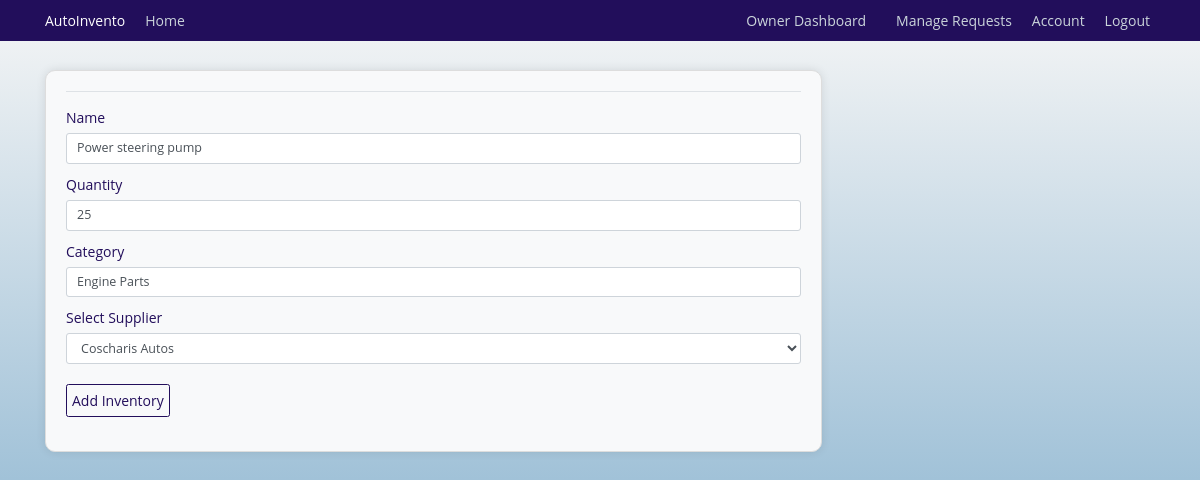
Page /inventory/3/update (signed in) on the earlier database version.
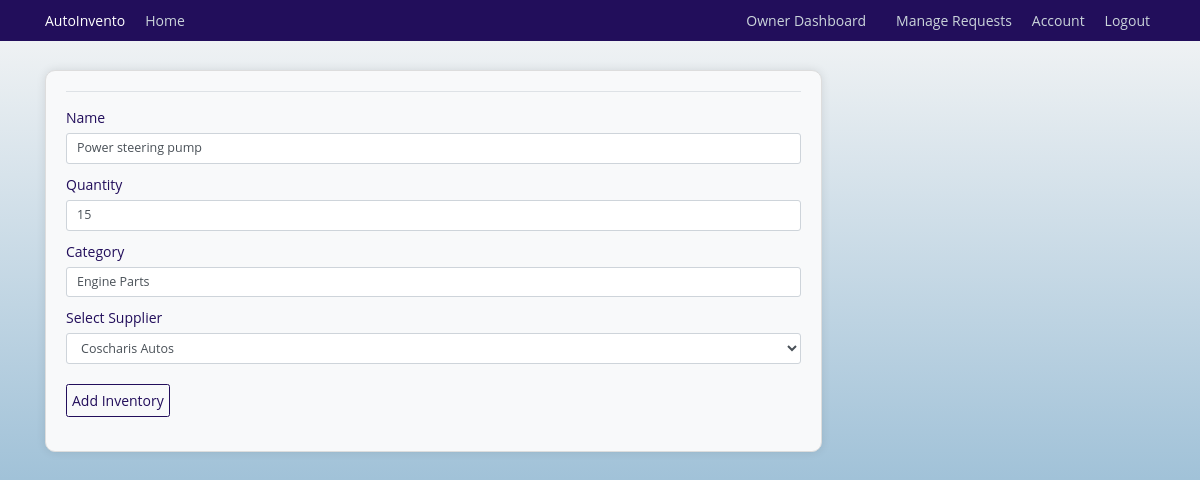
Same page on the later database version.
### autoinvento/models.py (models this page shows, shortened)
class InventoryItem(db.Model):
    id = db.Column(db.Integer, primary_key=True)
    name = db.Column(db.String(128), unique=True, nullable=False, index=True)
    quantity = db.Column(db.Integer, nullable=False)
    category = db.Column(db.String(50), nullable=False)
    low_stock_threshold = db.Column(db.Integer, default=10)
    date_added = db.Column(db.DateTime, default=datetime.utcnow)
    supplier_id = db.Column(db.Integer, db.ForeignKey('supplier.id'))
    supplier = db.relationship('Supplier', back_populates='items')
    usage_logs = db.relationship('UsageLog', back_populates='items', cascade='all, delete-orphan')
    notifications = db.relationship('Notification', back_populates='items', cascade='all, delete-orphan')
    requests = db.relationship('InventoryRequest', back_populates='requested_item')

### autoinvento/inventory/routes.py (the view, shortened to what this page needs)
@inventory.route('/inventory/<int:inventory_id>/update', methods=['GET', 'POST'])
@login_required
def update_inventory(inventory_id):
    if not current_user.is_authenticated or not current_user.is_superuser:
        flash('You are not authorized to access this page.', 'danger')
        return redirect(url_for('users.mechanic_dashboard'))
    inventory = InventoryItem.query.get_or_404(inventory_id)
    form = AddInventory(obj=inventory)
    suppliers = Supplier.query.all()
    form.supplier.choices = [(str(s.id), s.name) for s in suppliers]
    return render_template('add_inventory.html', title='Update Inventory', form=form, inventory=inventory)

### autoinvento/inventory/forms.py
class AddInventory(FlaskForm):
    name = StringField('Name', validators=[DataRequired()])
    quantity = IntegerField('Quantity', validators=[DataRequired()])
    category = StringField('Category', validators=[DataRequired()])
    supplier = SelectField('Select Supplier', validators=[DataRequired()])
    submit = SubmitField('Add Inventory')

### autoinvento/models.py (called while the page is built)
@login_manager.user_loader
def load_user(mechanic_id):
    return Mechanics.query.get(int(mechanic_id))

    def __repr__(self):
        return f"Item('{self.name}', '{self.email}', '{self.contact}')"

### autoinvento/templates/add_inventory.html (shortened to what this page needs)
{% extends 'base.html' %}
{% block content %}
    <div class="content-section">
        <form method="POST" action="">
            <fieldset class="form-group">
                <legend class="border-bottom mb-4">{{ legend }}</legend>
                <div class="form-group">
                    {{ form.name.label(class="form-control-label") }}
                    {% if form.name.errors %}
                        {{ form.name(class="form-control form-control-lg is-invalid") }}
                        <div class="invalid-feedback">
                            {% for error in form.name.errors %}
                                <span>{{ error }}</span>
                            {% endfor %}
                        </div>
                    {% else %}
                        {{ form.name(class="form-control form-control-lg") }}
                    {% endif %}
                </div>
                <div class="form-group">
                    {{ form.quantity.label(class="form-control-label") }}
                    {% if form.quantity.errors %}
                        {{ form.quantity(class="form-control form-control-lg is-invalid") }}
                        <div class="invalid-feedback">
                            {% for error in form.quantity.errors %}
                                <span>{{ error }}</span>
                            {% endfor %}
                        </div>
                    {% else %}
                        {{ form.quantity(class="form-control form-control-lg") }}
                    {% endif %}
                </div>
                <div class="form-group">
                    {{ form.category.label(class="form-control-label") }}
                    {% if form.category.errors %}
                        {{ form.category(class="form-control form-control-lg is-invalid") }}
                        <div class="invalid-feedback">
                            {% for error in form.category.errors %}
                                <span>{{ error }}</span>
                            {% endfor %}
                        </div>
                    {% else %}
                        {{ form.category(class="form-control form-control-lg") }}
                    {% endif %}
                </div>
                <div class="form-group">
                    {{ form.supplier.label(class="form-control-label") }}
                    {% if form.supplier.errors %}
                        {{ form.supplier(class="form-control form-control-lg is-invalid") }}
                        <div class="invalid-feedback">
                            {% for error in form.supplier.errors %}
                                <span>{{ error }}</span>
                            {% endfor %}
                        </div>
                    {% else %}
                        {{ form.supplier(class="form-control form-control-lg") }}
                    {% endif %}
                </div>
            </fieldset>
            <div class="form-group">
                {{ form.submit(class="btn btn-outline-info") }}
            </div>
        </form>
    </div>
{% endblock content %}

Differences in the rows shown:
changed InventoryItem "Power steering pump": quantity "25" → "15"
